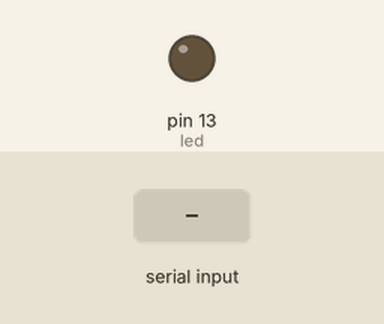
Simulated run of this sketch. Board: Arduino Uno, built with avr-gcc and run on an emulated ATmega328P. Shown: output pins drawn as LEDs (lit = HIGH). The test bench sets the inputs (shaded band).

Above: at 1.2 s.
1.3 s: "abc" received over Serial
At 2.8 s:
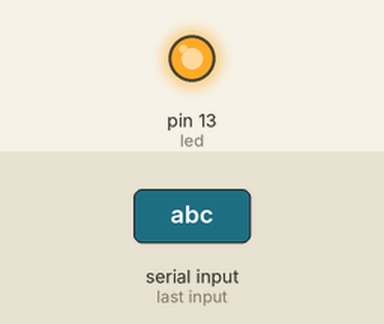
3.8 s: "1" received over Serial
At 5.8 s:
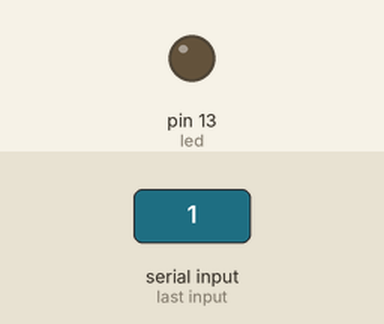
Timing chart, 0 to 7.3 s (numbered marks = the images above; inputs shaded):
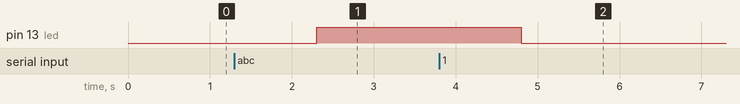

Measured:
- after the input at 1.3 s, pin 13 (led): LOW → HIGH after 1.0 s
- after the input at 3.8 s, pin 13 (led): HIGH → LOW after 1.0 s

The sketch:

stringrecev.ino
```cpp
int led = 13;
String a;
void setup()
{
  pinMode (led,OUTPUT);
  Serial.begin (9600);

}

void loop()
{
   if(Serial.available())
    {
       a=Serial.readString();
       if(a=="abc")
       {
        digitalWrite(led,HIGH);
       }
      else
       {
         digitalWrite(led,LOW);
       }

    }


}
```
